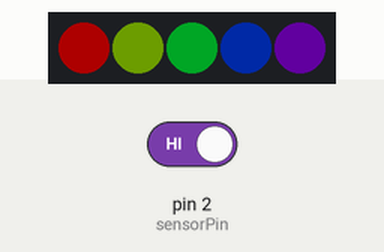
Simulated run of this sketch. Board: Arduino Uno, built with avr-gcc and run on an emulated ATmega328P. On the bench: 5 RGB LEDs in strip order, left to right. Inputs (shaded band) come from the test bench; at power-on: pin 2 (sensorPin) HIGH. Dim RGB values are drawn brighter than linear.

Above: at 1.2 s.
1.3 s: pin 2 (sensorPin) driven LOW
At 2.0 s:
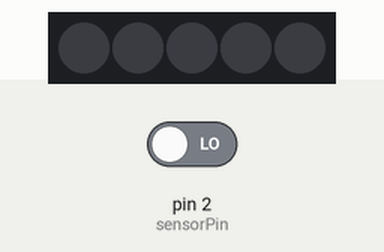
2.8 s: pin 2 (sensorPin) driven HIGH
At 3.7 s:
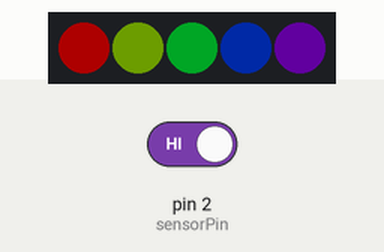
Timing chart, 0 to 5.8 s (numbered marks = the images above; inputs shaded):
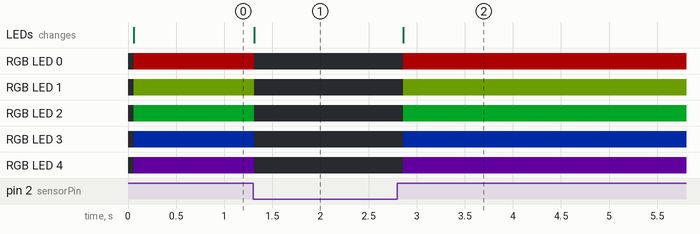

The sketch:

digital-sensor-neopixel.ino
```cpp
#include <Adafruit_NeoPixel.h>
#include <avr/power.h>

#define PIN 9 // <------ This Parameter refers to the DIN pin where the neopixel strip is connected

int sensorPin = 2; // select the input pin for the analog sensor ("S" on your sensor module). Check it on your board

Adafruit_NeoPixel strip = Adafruit_NeoPixel(5, PIN, NEO_GRB + NEO_KHZ800);

void setup() {

  //configure your Sensor pin as an input and enable the internal pull-up resistor
  pinMode(sensorPin, INPUT_PULLUP);

  strip.begin(); //these 2 commands will initialise your Neopixel strip
  strip.show();

}

void loop() {
  //read the pushbutton value into a variable
  int sensorValue = digitalRead(sensorPin);
  //print out the value of the pushbutton

strip.setBrightness(50); // this value control the brightness of your neopixels

  // Keep in mind the pullup means the pushbutton's
  // logic is inverted. It goes HIGH when it's open,
  // and LOW when it's pressed.

  if (sensorValue == HIGH) {

    //this is one of the multiple light options with your Neopixels
  //rainbow Cycle
  //starts here
    uint16_t i, j;
    for (j = 0; j < 256; j++) {
      for (int i = 0; i < strip.numPixels(); i++) {

        // pixels.Color takes RGB values, from 0,0,0 up to 255,255,255
        strip.setPixelColor(i, Wheel(((i * 256 / strip.numPixels()) + j) & 255));
//finishes here

/* //this is another possible visual effect
  colorWipe(strip.Color(255, 0, 0), 50); // Red
  colorWipe(strip.Color(0, 255, 0), 50); // Green
  colorWipe(strip.Color(0, 0, 255), 50); // Blue
*/

      }
    }
  }
  else {
    //this will turn your Neopixels off
    strip.setPixelColor(0, strip.Color(0, 0, 0));
    strip.setPixelColor(1, strip.Color(0, 0, 0));
    strip.setPixelColor(2, strip.Color(0, 0, 0));
    strip.setPixelColor(3, strip.Color(0, 0, 0));
    strip.setPixelColor(4, strip.Color(0, 0, 0));

  }
    strip.show();
    delay(sensorValue);
}


// Input a value 0 to 255 to get a color value.
// The colours are a transition r - g - b - back to r.
uint32_t Wheel(byte WheelPos) {
  WheelPos = 255 - WheelPos;
  if (WheelPos < 85) {
    return strip.Color(255 - WheelPos * 3, 0, WheelPos * 3);
  } else if (WheelPos < 170) {
    WheelPos -= 85;
    return strip.Color(0, WheelPos * 3, 255 - WheelPos * 3);
  } else {
    WheelPos -= 170;
    return strip.Color(WheelPos * 3, 255 - WheelPos * 3, 0);
  }
}

/* Fill the dots one after the other with a color (this part is telated to the colorWipe
 *  in the "loop" above. It retrieves the info from the loop
void colorWipe(uint32_t c, uint8_t wait) {
  for(uint16_t i=0; i<strip.numPixels(); i++) {
      strip.setPixelColor(i, c);
      strip.show();
      delay(sensorValue);
  }
}
*/
```

Measured:
- after the input at 1.3 s, RGB LED 0: RGB(50, 0, 0) → off at once; RGB LED 1: RGB(20, 29, 0) → off at once; RGB LED 2: RGB(0, 41, 9) → off at once; RGB LED 3: RGB(0, 10, 40) → off at once; RGB LED 4: RGB(19, 0, 31) → off at once; the LEDs: change at once (image 1)
- after the input at 2.8 s, RGB LED 0: off → RGB(50, 0, 0) after 0.06 s; RGB LED 1: off → RGB(20, 29, 0) after 0.06 s; RGB LED 2: off → RGB(0, 41, 9) after 0.06 s; RGB LED 3: off → RGB(0, 10, 40) after 0.06 s; RGB LED 4: off → RGB(19, 0, 31) after 0.06 s; the LEDs: change after 0.06 s (image 2)
